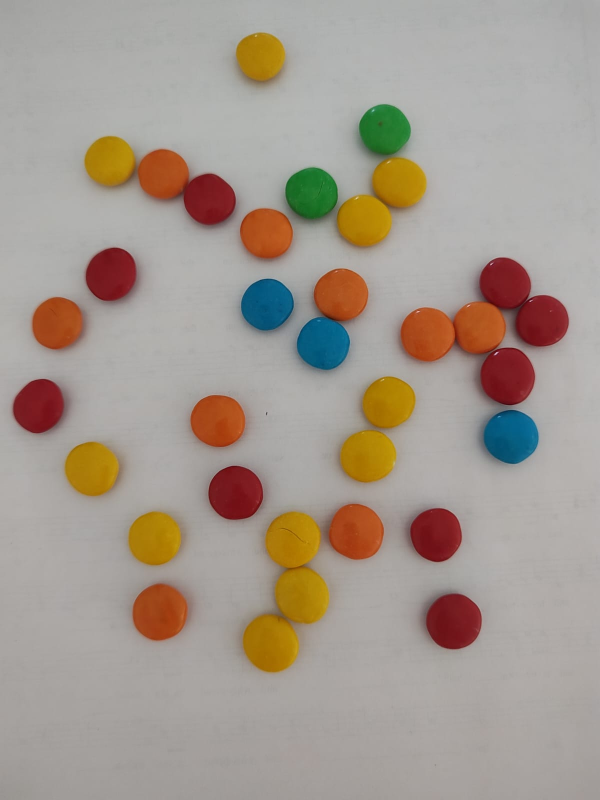
#> input picture tp0_binarizacion_regiones/imgs/inputs/confites1.jpg, 1200 x 1600 px (shown at 1/2 size); the run also reads 2 pictures not shown here
$ jupyter execute --allow-errors binarizacion_regiones.ipynb
#> lines starting #> are read from the running program, lines starting #| are printed output that depends on the picture; after the words box and inside, x2 and y2 are one past the last pixel; in counts of white or black regions, pixels touching at a corner belong together
### tp0_binarizacion_regiones/utils.py
from matplotlib import pyplot as plt
import cv2

"""
A set of utility functions handling opencv image formats and color-spaces
"""

def patch(img, kwargs):
  """
  A patching function that:
    - Defaults cmap to grayscale if detects images with only 1 channel.
    - Defaults cmap to rgb if detects images with 3 channels and no cmap defined.
    - Converts opencv default BGR format to RGB if detects images with 3 channels.
    - Converts opencv HSV to RGB
  """

  grayscale = {'cmap':'gray', 'vmin':0, 'vmax':255}

  cmap_patched = kwargs.copy()
  if len(img.shape) == 2:
    # num channels == 1
    # Defaulting cmap to grayscale
    if 'cmap' not in kwargs:
      cmap_patched.update(grayscale)

  img_patched = img
  if len(img.shape) == 3:
    if 'cmap' not in kwargs:
      # Changing BGR opencv format to RGB
      if img.shape[2] == 4:
        img_patched = cv2.cvtColor(img, cv2.COLOR_BGRA2RGBA)
      else:
        img_patched = cv2.cvtColor(img, cv2.COLOR_BGR2RGB)

    # matplotlib expects hsv in [0, 1] range, simply convert opencv HSV to RGB format
    if 'cmap' in kwargs and kwargs['cmap'] == 'hsv':
      img_patched = cv2.cvtColor(img, cv2.COLOR_HSV2RGB)

  return img_patched, cmap_patched


def imshow(img, **kwargs):
  """
  imshow wrapper for matplotlib.pyplot.imshow
  """
  patched_img , patched_cmap = patch(img, kwargs)
  plt.imshow(patched_img, **patched_cmap)
  plt.axis('off')

# [41 lines left out: functions show_images, plot_transform, not called in this run]

### tp0_binarizacion_regiones/binarizacion_regiones.ipynb
# Trabajo Práctico 0 - Umbralización y reconocimiento de regiones

[cell 1]
from google.colab import drive
drive.mount('/content/drive')

Este es un trabajo interactivo individual que deberán completar y entregar.

Se espera que ganen experiencia y experimenten con varios métodos de binarización, segmentación y reconocimiento de regiones.

Pueden utilizar las herramientas provistas por la librería OpenCV para resolver los ejercicios.

Método de entrega:
- Entregar a través del campus virtual una estructura de directorios con todos los recursos y scripts para resolver los ejercicios.
- Dentro de los archivos de entrega debe encontrarse este jupyter notebook resuelto (debe entregarse "ejecutado" mostrando los resultados).

**NO SE REQUIERE ENTREGAR INFORME PARA ESTE TP**

[cell 2]
# Se define el entorno detectando y paths de recursos detectando si se está ejecutando en google colab.

import os
import sys

try:
  from google.colab import drive
  RUNNING_IN_COLAB = True
except:
  RUNNING_IN_COLAB = False

# Configuración del directorio de recursos
IMGS_PATH = "imgs/"

if(RUNNING_IN_COLAB):
    drive.mount('/content/drive')

    BASE_DIR = "/content/drive/MyDrive/Tercero/Visión Artificial/TPs"
    TUTORIAL = "tp0_binarizacion_regiones"

    TUTORIAL_PATH = os.path.join(BASE_DIR, TUTORIAL)
    IMGS_PATH = os.path.join(TUTORIAL_PATH, IMGS_PATH)

    # Cambiando el path del entorno de colab (los recursos pueden referenciarse directamente o con RESOURCES_PATH)
    %cd {TUTORIAL_PATH}
    sys.path.append(TUTORIAL_PATH)

[cell 3]
# Librerías recomendadas para la ejercitación

from utils import imshow
import cv2
import numpy as np
from matplotlib import pyplot as plt
from matplotlib.colors import ListedColormap

# Umbralización o binarización de una imagen

Un proceso de umbralización o binarizacion consiste en transformar una imagen a blanco y negro, donde existan solo dos resultados posibles, 0 o 1 (o 0 y 255).

El objetivo del proceso de binarización es resaltar regiones de interés, una manera de hacerlo es crear una "máscara" de la imagen. Una máscara es una imagen binaria del mismo ancho y alto que la original, donde el valor de los píxeles de interés será 255 (o 1) y 0 para cualquier otro píxel.

### Ejercicio 1:
Generar 5 máscaras binarias resaltando cada uno de los diferentes colores de confites en las imágenes 'imgs/inputs/confitesX.jpg'.

Imagen de entrada 'imgs/inputs/confites1.jpg':

Graficar el resultado de las 5 máscaras.
Ejemplo: La máscara binaria para los confites naranjas tendrá 255 solo en los píxeles que refieran a los chocolates color naranja.

Ejemplo de salida esperada:

Investigar las funciones de opencv: cv2.cvtColor, cv2.inRange, cv2.threshold.

[cell 4]
# Función para leer la imagen y convertirla a HSV
def load_and_convert_image(image_path):
#> called with image_path = 'imgs/inputs/confites1.jpg'
    img = cv2.imread(image_path, flags=cv2.IMREAD_COLOR)
#> img is the input picture: shape (1600, 1200, 3); mean B, G, R 143.3, 153.6, 164.5
    hsv_image = cv2.cvtColor(img, cv2.COLOR_BGR2HSV)
#> hsv_image: shape (1600, 1200, 3); mean H, S, V 28.3, 42.8, 167
    return img, hsv_image


# Función para crear una máscara binaria para un rango de colores
def create_color_mask(hsv_image, lower_bound, upper_bound):
    return cv2.inRange(hsv_image, lower_bound, upper_bound)
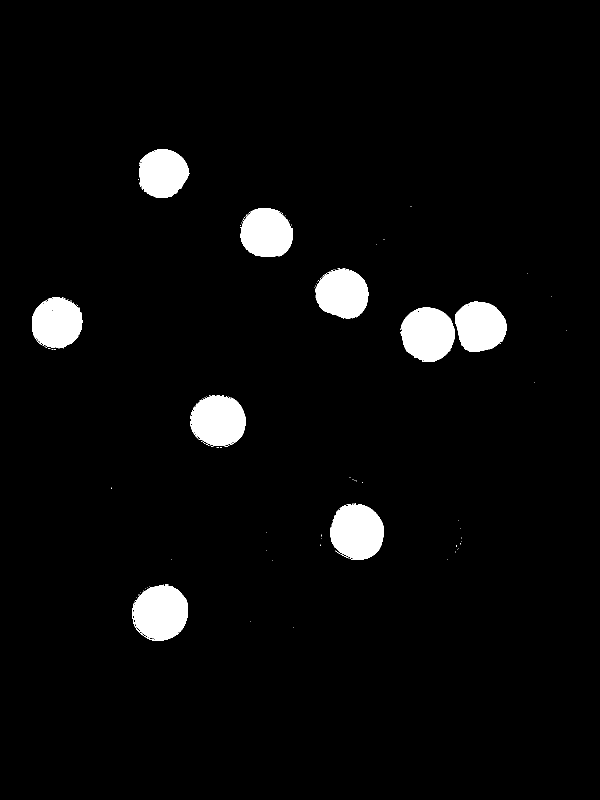
#> returned value: shape (1600, 1200) (shown at 1/2 size); 4% white; 127 white regions (117 under 20 px), largest, box (x1, y1, x2, y2) and area: (265, 1168, 376, 1282) 9647, (660, 1008, 768, 1120) 9367, (801, 615, 910, 724) 9124


# Función para combinar dos máscaras binarias
def combine_masks(mask1, mask2):
    return cv2.bitwise_or(mask1, mask2)
#> returned value: shape (1600, 1200); 4% white; 84 white regions (73 under 20 px), largest, box (x1, y1, x2, y2) and area: (852, 1188, 963, 1298) 9592, (960, 697, 1070, 807) 9456, (419, 932, 526, 1039) 8936


# Función para mostrar la imagen original y las máscaras en una figura
def show_image_and_masks(original_image, masks, colors):
    plt.figure(figsize=(12, 4))

    plt.subplot(1, 6, 1)
    plt.imshow(cv2.cvtColor(original_image, cv2.COLOR_BGR2RGB))
    plt.title('Original')
    plt.axis('off')

    for i, mask in enumerate(masks):
        plt.subplot(1, 6, i+2)
        plt.imshow(mask, cmap='gray')
        plt.title(f'Máscara {colors[i]}')
        plt.axis('off')
#> this loop made 5 passes

    plt.tight_layout()
    plt.show()


color_ranges = {
  'Naranja': ([1, 100, 150], [15, 255, 255]),
  'Rojo1': ([0, 100, 100], [4, 255, 255]),
  'Rojo2': ([160, 100, 100], [180, 255, 255]),
  'Amarillo': ([14, 100, 150], [37, 255, 255]),
  'Verde': ([40, 40, 50], [70, 255, 255]),
  'Azul': ([85, 100, 100], [130, 255, 255])
  }


def main(image_path):
    original_image, hsv_image = load_and_convert_image(image_path)

    mask_orange = create_color_mask(hsv_image, np.array(color_ranges['Naranja'][0]), np.array(color_ranges['Naranja'][1]))

    mask_red1 = create_color_mask(hsv_image, np.array(color_ranges['Rojo1'][0]), np.array(color_ranges['Rojo1'][1]))
    mask_red2 = create_color_mask(hsv_image, np.array(color_ranges['Rojo2'][0]), np.array(color_ranges['Rojo2'][1]))
    mask_red = combine_masks(mask_red1, mask_red2)

    mask_yellow = create_color_mask(hsv_image, np.array(color_ranges['Amarillo'][0]), np.array(color_ranges['Amarillo'][1]))

    mask_green = create_color_mask(hsv_image, np.array(color_ranges['Verde'][0]), np.array(color_ranges['Verde'][1]))

    mask_blue = create_color_mask(hsv_image, np.array(color_ranges['Azul'][0]), np.array(color_ranges['Azul'][1]))

    masks = [mask_orange, mask_red, mask_yellow, mask_green, mask_blue]
    colors = ['Naranja', 'Rojo', 'Amarillo', 'Verde', 'Azul']

    show_image_and_masks(original_image, masks, colors)

[cell 5]
image_path = "imgs/inputs/confites1.jpg"
main(image_path)

[cell 6]
image_path = "imgs/inputs/confites2.jpg"
main(image_path)
#> call 2 of load_and_convert_image, with image_path = 'imgs/inputs/confites2.jpg'
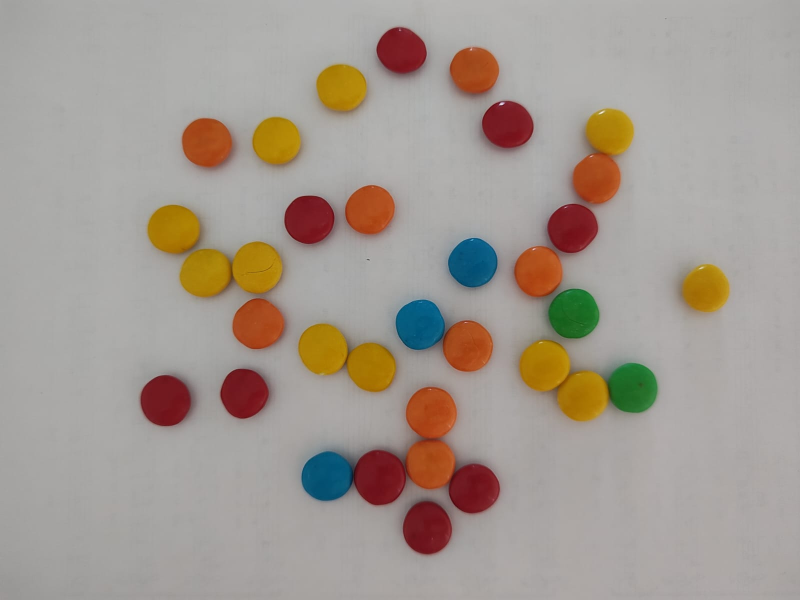
#> input picture tp0_binarizacion_regiones/imgs/inputs/confites2.jpg, 1600 x 1200 px (shown at 1/2 size)
#> in load_and_convert_image, img is the input picture: shape (1200, 1600, 3); mean B, G, R 145.4, 154, 163.5
#> in create_color_mask (call 12), `return cv2.inRange(hsv_image, lower_bound, upper_bound)`:
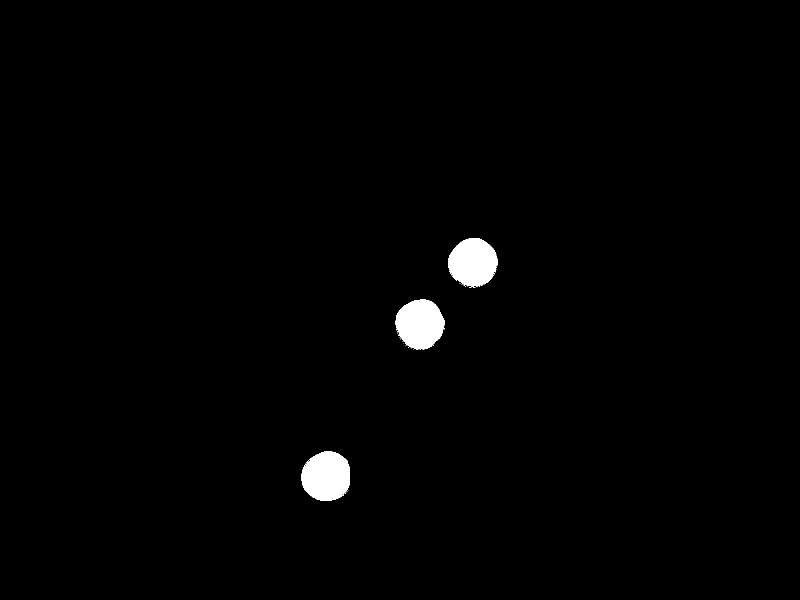
#> returned value: shape (1200, 1600) (shown at 1/2 size); 1.2% white; 33 white regions (30 under 20 px), largest, box (x1, y1, x2, y2) and area: (603, 902, 700, 1002) 7641, (791, 599, 890, 699) 7445, (896, 476, 995, 573) 7313
#> the loop in show_image_and_masks (call 2), `for i, mask in enumerate(masks):` made 5 passes
#> in show_image_and_masks (call 2), `plt.show()`:
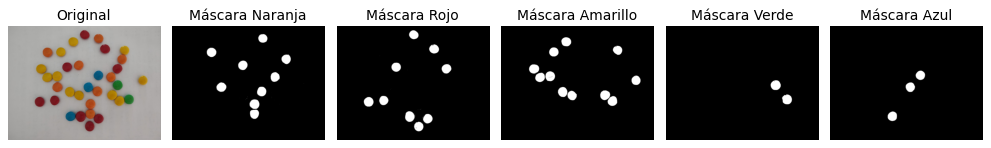
#> figure drawn by matplotlib, 6 panels

[cell 7]
image_path = "imgs/inputs/confites3.jpg"
main(image_path)
#> call 3 of load_and_convert_image, with image_path = 'imgs/inputs/confites3.jpg'
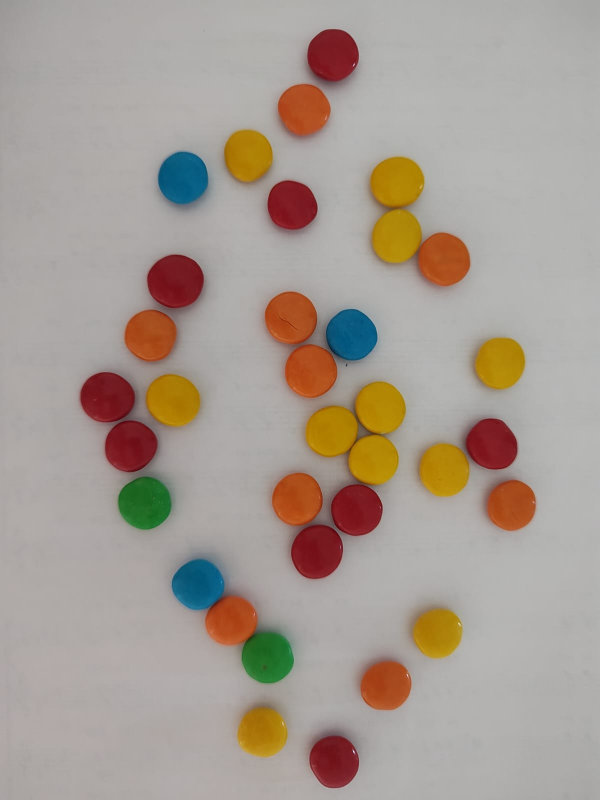
#> input picture tp0_binarizacion_regiones/imgs/inputs/confites3.jpg, 1200 x 1600 px (shown at 1/2 size)
#> in load_and_convert_image, img is the input picture: shape (1600, 1200, 3); mean B, G, R 146.9, 156.4, 167.3
#> in create_color_mask (call 18), `return cv2.inRange(hsv_image, lower_bound, upper_bound)`:
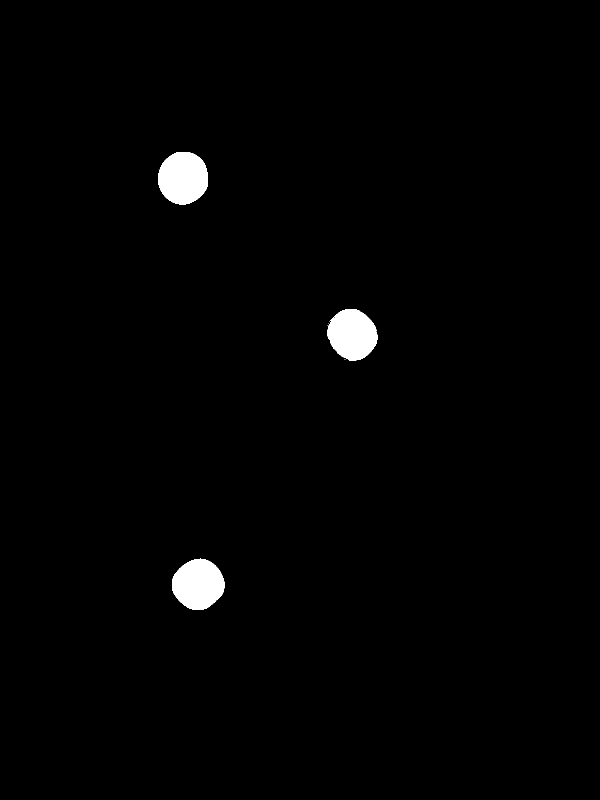
#> returned value: shape (1600, 1200) (shown at 1/2 size); 1.3% white; 8 white regions (5 under 20 px), largest, box (x1, y1, x2, y2) and area: (316, 304, 416, 409) 8326, (344, 1117, 449, 1220) 8137, (655, 618, 755, 721) 7738
#> the loop in show_image_and_masks (call 3), `for i, mask in enumerate(masks):` made 5 passes
#> in show_image_and_masks (call 3), `plt.show()`:
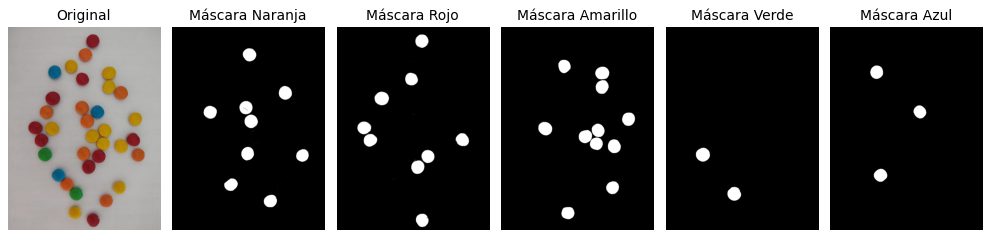
#> figure drawn by matplotlib, 6 panels

# Análisis de Componentes Conexas

Las componentes conexas se definen como regiones de píxeles adyacentes que tienen un mismo valor de entrada o "etiqueta".
Al trabajar con imágenes binarias, una componente conexa es un conjunto de píxeles adyacentes entre sí que poseen valor 1 (o 255).

La vecindad entre píxeles puede definirse como:
- 4-Connectivity: se consideran vecinos los píxeles que están horizontal o verticalmente adyacentes al píxel central: (-1, 0) (+1, 0), (0, -1), (0, +1).

- 8-Connectivity: igual a 4-Connectivity pero además se consideran vecinos los píxeles que están en diagonal adyacentes al píxel central: (-1, -1) (-1, +1), (+1, -1), (+1, +1).

Para lograr una segmentación en componentes conexas, es posible interpretar una imagen como un grafo:

Este tipo de representaciones dieron lugar a un área de estudio conocida como Procesamiento de Imágenes basado en Grafos (*Graph-based image processing*).
Los algoritmos que permiten encontrar componentes conexas eficientemente provienen, entonces, del área de teoría de grafos.

Es posible encontrar componentes conexas de un grafo utilizando DFS (*Depth First Search*) apilando los índices de los vecinos visitados ([Connected Components in an Undirected Graph](https://www.geeksforgeeks.org/connected-components-in-an-undirected-graph/)).

Al trabajar con imágenes (grillas bidimensionales) es posible aplicar algoritmos aún más eficientes, como el *Two-Pass Algorithm* ([Implementing a Connected Component Labeling algorithm from scratch](https://towardsdatascience.com/implementing-a-connected-component-labeling-algorithm-from-scratch-94e1636554f).

OpenCV provee las funciones [`cv2.connectedComponents` y `cv2.connectedComponentsWithStats`](https://docs.opencv.org/3.4/d3/dc0/group__imgproc__shape.html#gaedef8c7340499ca391d459122e51bef5), que se utilizan para encontrar componentes conexas en imágenes.

### Ejemplo de utilización de cv2.connectedComponentsWithStats()

[cell 8]
from matplotlib.colors import ListedColormap
from utils import imshow
from matplotlib import pyplot as plt

# Inicializamos una imagen binaria
binary_img = np.zeros((7, 7)).astype('uint8')
binary_img[1, 1] = 255
binary_img[1, 2] = 255
binary_img[2, 1] = 255

binary_img[4, 4] = 255
binary_img[5, 5] = 255
binary_img[5, 4] = 255
binary_img[4, 5] = 255

plt.figure()
imshow(binary_img)
plt.title("Imagen binaria")
plt.show()
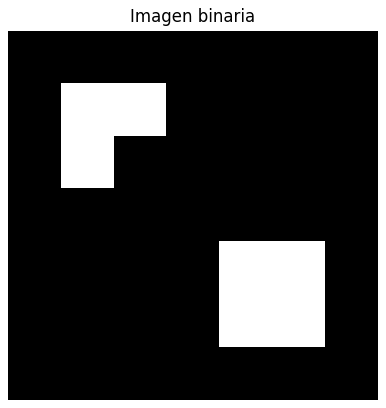
#> figure drawn by matplotlib, 1 panel


(num_labels, img_labels, values, centroids) = cv2.connectedComponentsWithStats(binary_img)

for i in range(num_labels):
    area = values[i, cv2.CC_STAT_AREA]
    print("CC" + str(i) + " tiene " + str(area) + " píxeles.")

# El fondo también es una componente conexa
cmap = ListedColormap(['black', 'blue', 'green'])

plt.figure()
imshow(img_labels, cmap=cmap)
plt.title(str(num_labels) + " Componentes Conexas")
plt.show()
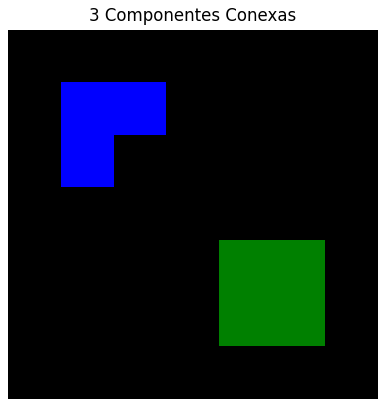
#> figure drawn by matplotlib, 1 panel

### Ejercicio 2:
Contar la cantidad de confites de cada color en las imágenes de confites provistas en 'imgs/imputs/'.

Deben utilizar las máscaras binarias obtenidos del ejercicio anterior y etiquetar las imágenes utilizando el algoritmos de componentes conexas.

Pueden suponer que todas las imágenes son (y serán) tomadas a la misma distancia, es decir, los confites son siempre "aproximadamente" del mismo tamaño.
Y que la iluminación no cambia drásticamente entre imágenes, es decir, los confites se verán aproximadamente del mismo color siempre.

Ejemplo de salida esperada:

Investigar las funciones de opencv: connectedComponents, connectedComponentsWithStats.

[cell 9]
# Función para encontrar componentes conexas en una máscara binaria
def find_connected_components(mask):
    num_labels, img_labels, stats, centroids = cv2.connectedComponentsWithStats(mask)
    return num_labels, img_labels, stats, centroids


# Función para procesar cada componente conectada
def process_component(img_labels, stats, centroids, i, color_name, color_bgr, combined_image, color_count):
    area = stats[i, cv2.CC_STAT_AREA]
    x, y, w, h = stats[i, cv2.CC_STAT_LEFT], stats[i, cv2.CC_STAT_TOP], stats[i, cv2.CC_STAT_WIDTH], stats[i, cv2.CC_STAT_HEIGHT]
    roi = (img_labels == i) #roi = region of interest
    combined_image[roi] = color_bgr

    cv2.rectangle(combined_image, (x, y), (x + w, y + h), (255, 0, 255), 2)

    label = f"{color_name} {color_count}"
    cv2.putText(combined_image, label, (x, y - 10), cv2.FONT_HERSHEY_SIMPLEX, 0.9, (255, 0, 255), 2)

    cx, cy = int(centroids[i][0]), int(centroids[i][1])
    cross_size = 10
    cv2.line(combined_image, (cx - cross_size, cy), (cx + cross_size, cy), (255, 0, 255), 2)
    cv2.line(combined_image, (cx, cy - cross_size), (cx, cy + cross_size), (255, 0, 255), 2)


# Función para combinar máscaras y mostrar componentes conexas
def combine_masks_and_show_components(original_image, masks, min_size=100):
#> called with min_size = 100
    combined_image = np.zeros_like(original_image)
    confite_counts = {color: 0 for color in masks.keys()}
#> confite_counts = {'Naranja': 0, 'Rojo': 0, 'Amarillo': 0, 'Verde': 0, 'Azul': 0}

    for color_name, mask in masks.items():
        num_labels, img_labels, stats, centroids = find_connected_components(mask)
        color_bgr = {
            'Naranja': [0, 165, 255],
            'Rojo': [0, 0, 255],
            'Amarillo': [0, 255, 255],
            'Verde': [0, 255, 0],
            'Azul': [255, 0, 0]
        }[color_name]

        color_count = 0
        for i in range(1, num_labels): #arranca en 1 para saltear el fondo que también es una componente conexa
            area = stats[i, cv2.CC_STAT_AREA]

            if area >= min_size:
                color_count += 1
                process_component(img_labels, stats, centroids, i, color_name, color_bgr, combined_image, color_count)

        confite_counts[color_name] = color_count
#> this loop made 5 passes
#> num_labels on passes 1 to 5: 128, 85, 21, 4, 27
#> pass 1, in find_connected_components, `num_labels, img_labels, stats, centroids = cv2.connectedComponentsWith..`:
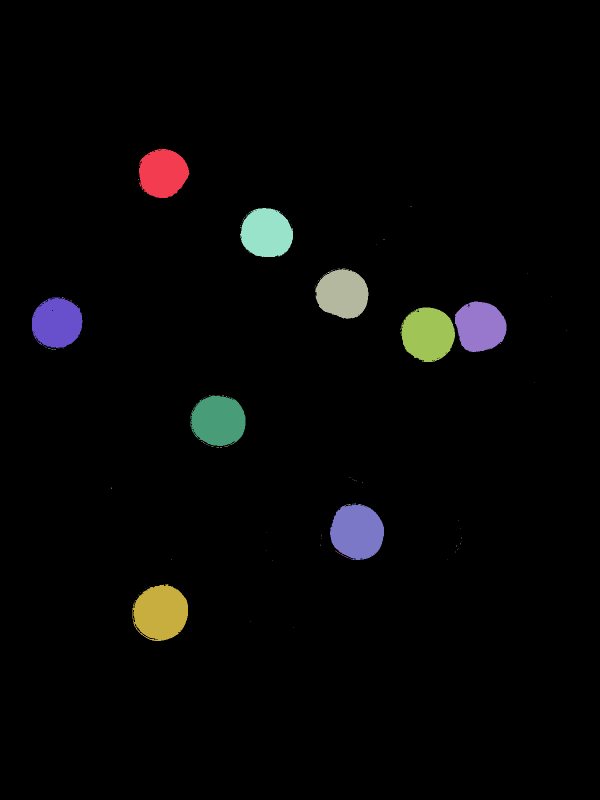
#> img_labels: shape (1600, 1200) int32 (shown at 1/2 size); 128 distinct labels, from 0 to 127; one colour per label, 0 black
#> after the loop, confite_counts = {'Naranja': 9, 'Rojo': 9, 'Amarillo': 11, 'Verde': 2, 'Azul': 3}
#> (the rest of the program and of its run is left out)
